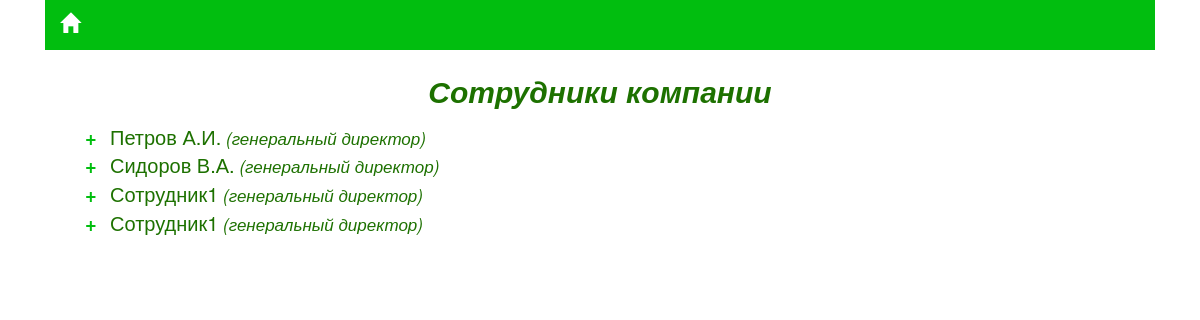
Page /employee.php on the committed database.
### tables this page shows
CREATE TABLE IF NOT EXISTS `employee` (
  `id_employee` bigint(20) NOT NULL AUTO_INCREMENT,
  `fio` varchar(150) NOT NULL,
  `id_post` bigint(20) NOT NULL,
  `datestart` date NOT NULL,
  `salary` decimal(8,2) NOT NULL,
  `id_boss` bigint(20) DEFAULT NULL,
  PRIMARY KEY (`id_employee`),
  KEY `id_post` (`id_post`)
);

CREATE TABLE IF NOT EXISTS `post` (
  `id_post` bigint(20) NOT NULL AUTO_INCREMENT,
  `name_post` varchar(50) NOT NULL,
  `rang` int(11) DEFAULT NULL,
  PRIMARY KEY (`id_post`),
  UNIQUE KEY `name_post` (`name_post`)
);

### db_function.php (the view, shortened to what this page needs)
<?php
function db_connect()
{
	$host = 'localhost';
	$user = 'root';
	$pasw = '';
	$connection = mysql_connect($host, $user, $pasw);
	return $connection;
}
function showemployee($levelup, $whatlevel)
{
    $resultconnect = db_connect();
    if ($resultconnect == false)
    {
        echo "Не удалось подключиться к базе данных";
    }
    else
    {
        if($whatlevel == 1)
        {
            $employee = mysql_query("SELECT id_employee, fio, name_post FROM employee INNER JOIN post ON employee.`id_post`=post.`id_post` WHERE employee.id_post = '1'");
        }
        else
        {
            $employee = mysql_query("SELECT id_employee, fio, name_post FROM employee INNER JOIN post ON employee.`id_post`=post.`id_post` WHERE id_boss = $levelup");
        }
        if (mysql_num_rows($employee) !=0)
        {
            echo "<ul type='none' id='main_ul'>";
            while ($bigboss = mysql_fetch_array($employee))
            {
               list($count_woker) = mysql_fetch_array(mysql_query("SELECT count(id_employee) FROM employee WHERE id_boss=".$bigboss['id_employee']));
               if ($count_woker != 0)
               {
                    echo "<li> <a class='link_li' id='".$bigboss[id_employee]."'  onclick='checkdivemployee(".$bigboss['id_employee'].")'>
                    <span class='arrow item_".$bigboss[id_employee]."'>+</span><span class='fio_boss'>".$bigboss[fio]."</span><span class='post_employee'> (".$bigboss[name_post].")</span></a></li>";
               }
               else
               {
                    echo "<li style='padding-left:15px; cursor: default; '><span class='fio_boss'>".$bigboss[fio]."</span><span class='post_employee'> (".$bigboss[name_post].")</span></li>";
               }
            }
            echo "</ul>";
        }
    }
}
?>

### employee.php (shortened to what this page needs)
<?php
include ('db_function.php');
echo "<html>
<head>
<meta http-equiv=\"Content-Type\" content=\"text/html; charset=utf-8\" />
<title> </title>
<link rel=\"stylesheet\" type=\"text/css\" href=\"css/style.css\" />
<link rel=\"stylesheet\" type=\"text/css\" href=\"css/bootstrap.css\" />
<script type=\"text/javascript\" src=\"http://ajax.googleapis.com/ajax/libs/jquery/1.9.0/jquery.min.js\"></script>
<script language='JavaScript' src='js/ajax.js'></script>
</head><body>";
echo "<div class='row'><div class='container'>
    <div class='main_div col-lg-12 col-md-12 col-sm-12 col-xs-12'>";
echo '<div class="top_line">
        <div style="padding: 0px; float: left; width: 60px;">
        <a href="index.php" class="home_page">
            <span class="glyphicon glyphicon-home"></span>
        </a>
        </div></div><div>
        <div class="col-lg-12 col-md-12 col-sm-12 col-xs-12" style="text-align: center">
            <p class="title_employee">Сотрудники компании</p>
        </div>';
showemployee(0,1);
echo "</div></div></div></div></body></html>";
?>

### css/style.css (style rules this page uses)
.main_div { width: 100%; height: 100%; display: table; }
.home_page { height: 50px; width: 50px; display: inline-block; padding: 0px; }
.home_page span { color: #ffffff; text-align: center; padding: 12px 0px 0px 15px; font-size: 20px; }
.top_line { background-color: #01be0f; min-height: 50px; margin-bottom: 20px; }
.arrow { color: #01be0f; font-weight: 700; font-size: 20px; width: 15px; display: inline-block; }
.fio_boss { color: #1d7100; font-weight: 400; font-size: 20px; padding-left: 10px; }
.post_employee { color: #1d7100; font-weight: 400; font-size: 17px; font-style: italic; }
.link_li { cursor: pointer; }
.title_employee { color: #1d7100; font-weight: 700; font-size: 30px; text-align: center; font-style: italic; display: inline-block; }

### rows in the picture
employee: fio "Петров А.И.", id_post.name_post "генеральный директор"
employee: fio "Сидоров В.А.", id_post.name_post "генеральный директор"
employee: fio "Сотрудник1", id_post.name_post "генеральный директор"
employee: fio "Сотрудник1", id_post.name_post "генеральный директор"
